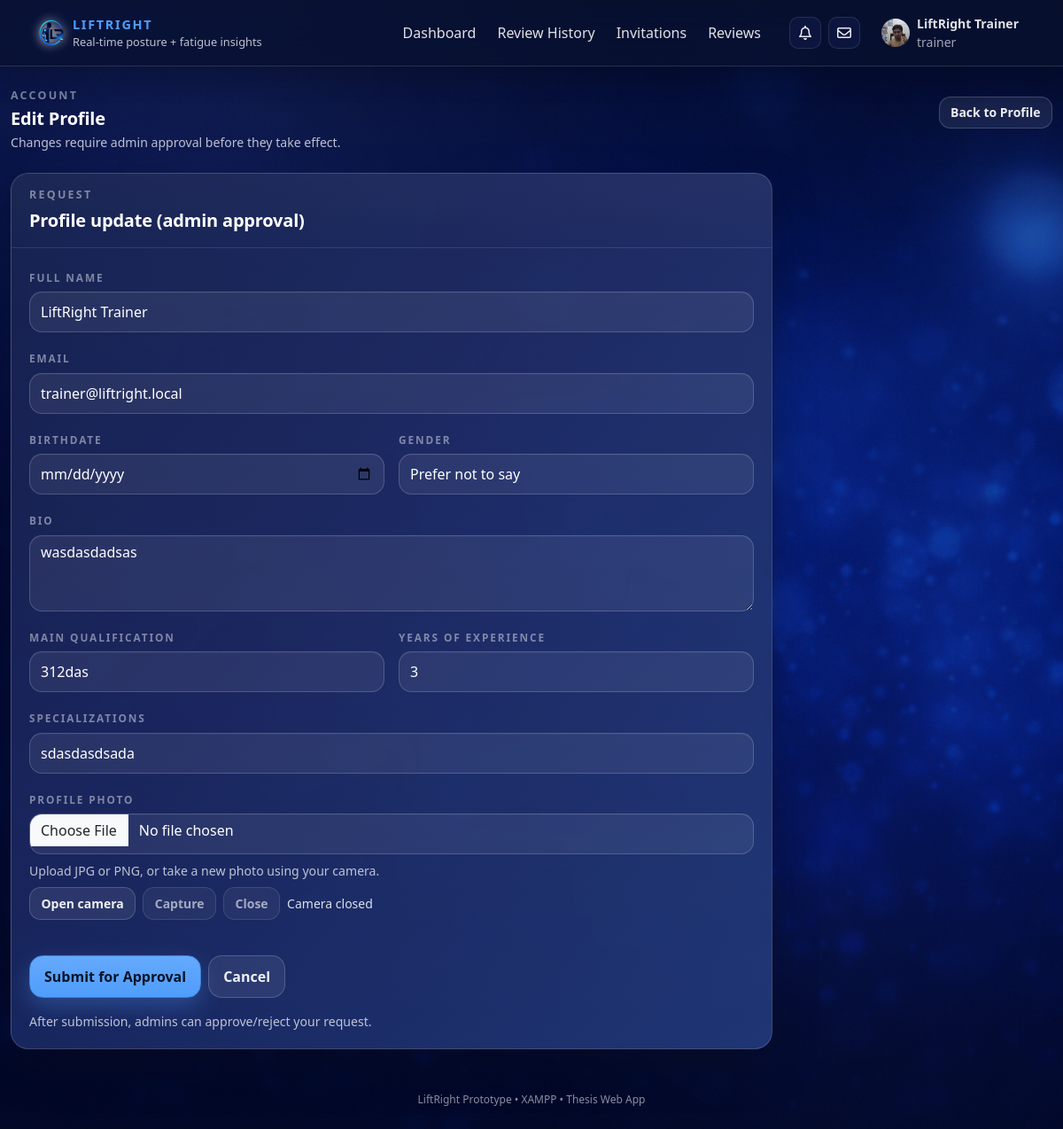
Page /web/coach/edit-profile.php (signed in) on the committed database.
### tables this page shows
CREATE TABLE `users` (
  `user_id` int NOT NULL,
  `full_name` varchar(120) NOT NULL,
  `email` varchar(190) NOT NULL,
  `password_hash` varchar(255) NOT NULL,
  `role` enum('user','trainer','admin') NOT NULL DEFAULT 'user',
  `age` int DEFAULT NULL,
  `birthdate` date DEFAULT NULL,
  `gender` enum('male','female','other','prefer_not_to_say') DEFAULT NULL,
  `bio` text,
  `profile_photo` varchar(255) DEFAULT NULL,
  `qualification` varchar(190) DEFAULT NULL,
  `years_experience` tinyint UNSIGNED DEFAULT NULL,
  `specializations` json DEFAULT NULL,
  `accepting_trainees` tinyint(1) NOT NULL DEFAULT '1',
  `created_at` timestamp NOT NULL DEFAULT CURRENT_TIMESTAMP,
  `last_login` timestamp NULL DEFAULT NULL,
  `trainer_id` int DEFAULT NULL,
  `account_status` enum('pending','approved','rejected','suspended') NOT NULL DEFAULT 'pending',
  `twofa_enabled` tinyint(1) NOT NULL DEFAULT '1',
  `failed_login_attempts` int NOT NULL DEFAULT '0',
  `lock_until` datetime DEFAULT NULL,
  `last_failed_login` timestamp NULL DEFAULT NULL,
  `email_verified_at` datetime DEFAULT NULL,
  `theme` varchar(30) NOT NULL DEFAULT 'default'
);

### web/config/config.php (called while the page is built, shortened)
<?php
$BASE_URL = "/liftright/web";
function h(string $s): string {
  return htmlspecialchars($s, ENT_QUOTES, 'UTF-8');
}

### web/includes/profile_change_helpers.php (called while the page is built, shortened)
<?php
function get_pending_profile_request(mysqli $db, int $user_id): ?array {
  $stmt = $db->prepare("
    SELECT *
    FROM profile_change_requests
    WHERE user_id = ? AND status = 'pending'
    ORDER BY created_at DESC
    LIMIT 1
  ");
  $stmt->bind_param("i", $user_id);
  $stmt->execute();
  $row = $stmt->get_result()->fetch_assoc();
  return $row ?: null;
}

### web/coach/edit-profile.php (the view, shortened to what this page needs)
<?php
require_once __DIR__ . '/../config/config.php';
require_once __DIR__ . '/../includes/profile_change_helpers.php';
$user_id = (int)($_SESSION['user_id'] ?? 0);
$stmt = $mysqli->prepare("
  SELECT user_id, full_name, email,
         birthdate, gender, bio, profile_photo,
         qualification, years_experience, specializations
  FROM users
  WHERE user_id = ?
  LIMIT 1
");
$stmt->bind_param("i", $user_id);
$stmt->execute();
$user = $stmt->get_result()->fetch_assoc();
$pending = get_pending_profile_request($mysqli, $user_id);
require __DIR__ . '/../includes/head.php';
?>
<body>
<?php require __DIR__ . '/../includes/navbar.php'; ?>
<div class="lr-page-wrapper">
  <div class="container lr-main-container py-4">
    <div class="row mb-4 align-items-center">
      <div class="col-md-8">
        <div class="lr-section-title mb-1">Account</div>
        <h1 class="lr-section-heading mb-1">Edit Profile</h1>
        <p class="lr-stat-subtext mb-0">Changes require admin approval before they take effect.</p>
      </div>
      <div class="col-md-4 text-md-end mt-3 mt-md-0">
        <a class="btn btn-outline-light btn-sm" href="<?= $BASE_URL ?>/coach/profile.php">Back to Profile</a>
      </div>
    </div>
    <div class="lr-card" style="max-width: 860px;">
      <div class="lr-card-header">
        <div class="lr-section-title mb-1">Request</div>
        <div class="lr-section-heading mb-0">Profile update (admin approval)</div>
      </div>
      <div class="lr-card-body">
        <form method="post" enctype="multipart/form-data">
          <div class="row g-3">
            <div class="col-12">
              <label class="form-label lr-stat-label">Full name</label>
              <input class="form-control" name="full_name" required
                     value="<?= h((string)$user['full_name']) ?>" <?= $pending ? 'disabled' : '' ?>>
            </div>
            <div class="col-12">
              <label class="form-label lr-stat-label">Email</label>
              <input class="form-control" name="email" type="email" required
                     value="<?= h((string)$user['email']) ?>" <?= $pending ? 'disabled' : '' ?>>
            </div>
            <div class="col-md-6">
              <label class="form-label lr-stat-label">Birthdate</label>
              <input class="form-control" name="birthdate" type="date"
                     value="<?= h((string)($user['birthdate'] ?? '')) ?>" <?= $pending ? 'disabled' : '' ?>>
            </div>
            <div class="col-md-6">
              <label class="form-label lr-stat-label">Gender</label>
              <select class="form-select" name="gender" <?= $pending ? 'disabled' : '' ?>>
                <?php $g = (string)($user['gender'] ?? ''); ?>
                <option value="" <?= $g===''?'selected':'' ?>>Prefer not to say</option>
              </select>
            </div>
            <div class="col-12">
              <label class="form-label lr-stat-label">Bio</label>
              <textarea class="form-control" name="bio" rows="3" <?= $pending ? 'disabled' : '' ?>
                        placeholder="Short intro (max 800 chars)"><?= h((string)($user['bio'] ?? '')) ?></textarea>
            </div>
            <div class="col-md-6">
              <label class="form-label lr-stat-label">Main qualification</label>
              <input class="form-control" name="qualification"
                     value="<?= h((string)($user['qualification'] ?? '')) ?>" <?= $pending ? 'disabled' : '' ?>>
            </div>
            <div class="col-md-6">
              <label class="form-label lr-stat-label">Years of experience</label>
              <input class="form-control" name="years_experience" type="number" min="0" max="80"
                     value="<?= $user['years_experience'] === null ? '' : (int)$user['years_experience'] ?>"
                     <?= $pending ? 'disabled' : '' ?>>
            </div>
            <div class="col-12">
              <label class="form-label lr-stat-label">Specializations</label>
              <?php
                $spec = $user['specializations'];
                $specText = '';
                if ($spec) {
                  if (is_string($spec)) {
                    $decoded = json_decode($spec, true);
                    if (is_array($decoded)) $specText = implode(', ', $decoded);
                    else $specText = $spec;
                  } else {
                    $specText = json_encode($spec);
                  }
                }
              ?>
              <input class="form-control" name="specializations"
                    placeholder="Example: Strength training, Hypertrophy, Rehab"
                    value="<?= h($specText) ?>" <?= $pending ? 'disabled' : '' ?>>
            </div>
            <div class="col-12">
              <label class="form-label lr-stat-label">Profile photo</label>
              <input id="photoFile" type="file" name="profile_photo" class="form-control"
                     accept=".jpg,.jpeg,.png" <?= $pending ? 'disabled' : '' ?>>
              <div class="lr-stat-subtext mt-2">
                Upload JPG or PNG, or take a new photo using your camera.
              </div>
              <div class="d-flex gap-2 align-items-center mt-2 flex-wrap">
                <button type="button" class="btn btn-outline-light btn-sm" id="btnOpenCam" <?= $pending ? 'disabled' : '' ?>>Open camera</button>
                <button type="button" class="btn btn-outline-light btn-sm" id="btnCapture" disabled>Capture</button>
                <button type="button" class="btn btn-outline-light btn-sm" id="btnCloseCam" disabled>Close</button>
                <span class="small" id="camStatus" style="opacity:.85;">Camera closed</span>
              </div>
            </div>
          </div>
          <div class="d-flex gap-2 mt-4">
            <button class="btn btn-primary" type="submit" <?= $pending ? 'disabled' : '' ?>>
              Submit for Approval
            </button>
            <a class="btn btn-outline-light" href="<?= $BASE_URL ?>/coach/profile.php">Cancel</a>
          </div>
          <div class="lr-stat-subtext mt-3 mb-0">
            After submission, admins can approve/reject your request.
          </div>
        </form>
      </div>
    </div>
  </div>
</div>
<?php require __DIR__ . '/../includes/footer.php'; ?>

### web/includes/navbar.php (shortened to what this page needs)
<?php
global $BASE_URL;
global $mysqli;
$role = $_SESSION['role'] ?? null;
$full_name = $_SESSION['full_name'] ?? null;
$user_id = (int)($_SESSION['user_id'] ?? 0);
$profile_photo = null;
if ($user_id > 0 && isset($mysqli) && $mysqli instanceof mysqli) {
  $stmt = $mysqli->prepare("SELECT profile_photo FROM users WHERE user_id = ? LIMIT 1");
  $stmt->bind_param("i", $user_id);
  $stmt->execute();
  $row = $stmt->get_result()->fetch_assoc();
  if ($row && !empty($row['profile_photo'])) {
    $profile_photo = (string)$row['profile_photo'];
  }
}
$currentPath = parse_url($_SERVER['REQUEST_URI'] ?? '', PHP_URL_PATH) ?: '';
function nav_active(string $needle, string $currentPath): string {
  return str_contains($currentPath, $needle) ? ' active' : '';
}
?>
<nav class="navbar navbar-expand-lg fixed-top liftright-navbar">
  <div class="container">
    <a class="navbar-brand d-flex align-items-center gap-2" href="<?= $BASE_URL ?>/index.php">
      <img src="<?= $BASE_URL ?>/assets/images/logo/liftright-logo.png"
            alt="LiftRight Logo"
            class="lr-logo">
      <div class="d-flex flex-column">
        <span class="brand-accent">LiftRight</span>
        <span class="brand-subtitle">Real-time posture + fatigue insights</span>
      </div>
    </a>
    <div class="collapse navbar-collapse" id="lrNav">
      <ul class="navbar-nav ms-auto align-items-lg-center gap-lg-2">
        <?php if (!$role): ?>
          <li class="nav-item"><a class="nav-link" href="<?= $BASE_URL ?>/login.php">Login</a></li>
          <li class="nav-item"><a class="btn btn-primary btn-sm" href="<?= $BASE_URL ?>/register.php">Create account</a></li>
        <?php else: ?>
          <?php if ($role === 'user'): ?>
            <li class="nav-item"><a class="nav-link<?= nav_active('/trainee/dashboard.php', $currentPath) ?>" href="<?= $BASE_URL ?>/trainee/dashboard.php">Dashboard</a></li>
            <li class="nav-item"><a class="nav-link<?= nav_active('/trainee/sessions.php', $currentPath) || nav_active('/trainee/session-view.php', $currentPath) ? ' active' : '' ?>" href="<?= $BASE_URL ?>/trainee/sessions.php">Sessions</a></li>
            <li class="nav-item"><a class="nav-link<?= nav_active('/trainee/assign-trainer.php', $currentPath) ? ' active' : '' ?>" href="<?= $BASE_URL ?>/trainee/assign-trainer.php">Assign Trainer</a></li>
            <li class="nav-item">
              <a class="nav-link<?= nav_active('/trainee/trainer-info.php', $currentPath) ? ' active' : '' ?>" href="<?= $BASE_URL ?>/trainee/trainer-info.php">
                Trainer Info
              </a>
            </li>
          <?php elseif ($role === 'trainer'): ?>
            <li class="nav-item"><a class="nav-link<?= nav_active('/coach/dashboard.php', $currentPath) ? ' active' : '' ?>" href="<?= $BASE_URL ?>/coach/dashboard.php">Dashboard</a></li>
            <li class="nav-item"><a class="nav-link<?= nav_active('/coach/review-history.php', $currentPath) || nav_active('/coach/review-session.php', $currentPath) ? ' active' : '' ?>" href="<?= $BASE_URL ?>/coach/review-history.php">Review History</a></li>
            <li class="nav-item">
              <a class="nav-link d-flex align-items-center gap-2<?= nav_active('/coach/invitations.php', $currentPath) ? ' active' : '' ?>" href="<?= $BASE_URL ?>/coach/invitations.php">
                Invitations
              </a>
            </li>
            <li class="nav-item">
              <a class="nav-link<?= nav_active('/coach/reviews.php', $currentPath) ? ' active' : '' ?>" href="<?= $BASE_URL ?>/coach/reviews.php">
                Reviews
              </a>
            </li>
          <?php endif; ?>
          <li class="nav-item d-flex align-items-center gap-2 ms-lg-3">
            <div class="dropdown">
              <button class="lr-icon-btn" type="button"
                      data-bs-toggle="dropdown" data-bs-auto-close="outside"
                      aria-expanded="false" aria-label="Notifications">
                <i class="fa-regular fa-bell"></i>
              </button>
            </div>
            <div class="dropdown">
              <button class="lr-icon-btn" type="button"
                      data-bs-toggle="dropdown" data-bs-auto-close="outside"
                      aria-expanded="false" aria-label="Messages">
                <i class="fa-regular fa-envelope"></i>
              </button>
            </div>
          </li>
          <li class="nav-item dropdown ms-lg-2">
            <a class="nav-link d-flex align-items-center gap-2"
               href="#"
               role="button"
               data-bs-toggle="dropdown"
               aria-expanded="false">
              <?php
                $avatarSrc = '';
                if (!empty($profile_photo)) {
                  $avatarSrc = $BASE_URL . '/' . ltrim((string)$profile_photo, '/');
                }
              ?>
              <div class="avatar-circle" style="overflow:hidden; display:flex; align-items:center; justify-content:center;">
                <?php if ($avatarSrc): ?>
                  <img src="<?= h($avatarSrc) ?>" alt="Profile photo"
                      style="width:100%;height:100%;object-fit:cover;display:block;">
                <?php else: ?>
                  <?= h(initials((string)$full_name)) ?>
                <?php endif; ?>
              </div>
              <div class="d-none d-lg-block small">
                <div class="fw-semibold"><?= h((string)$full_name) ?></div>
                <div class="text-secondary" style="opacity:.85;"><?= h((string)$role) ?></div>
              </div>
            </a>
          </li>
        <?php endif; ?>
      </ul>
    </div>
  </div>
</nav>

### rows in the picture
users: profile_photo (picture), full_name "LiftRight Trainer", email "trainer@liftright.local", gender "Prefer not to say", bio "wasdasdadsas", qualification "312das", years_experience "3", specializations "sdasdasdsada"

### other values in the picture
$full_name "LiftRight Trainer"
$role "trainer"
